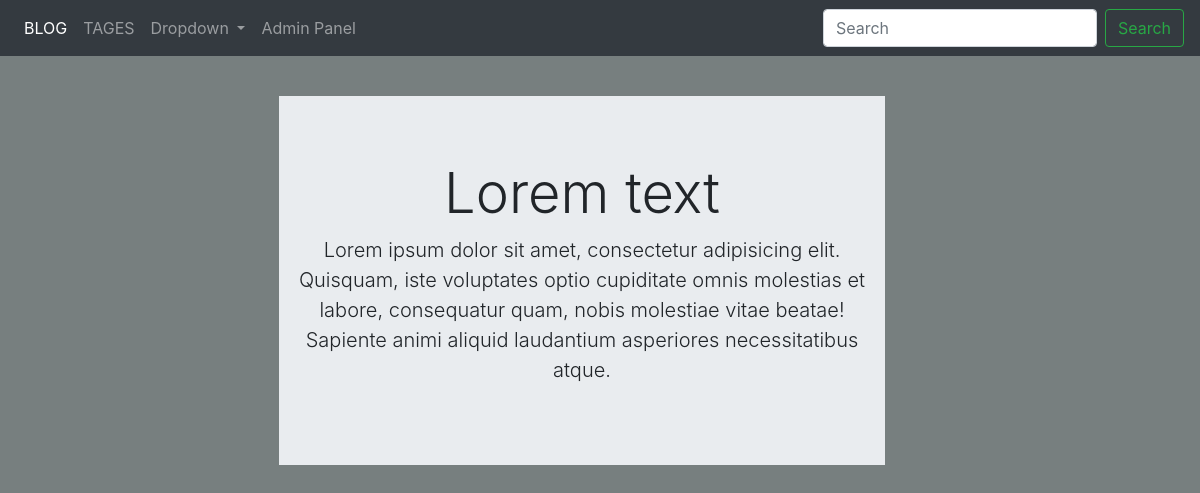
/post/lorem-text-1546334017/, run on the app's committed database.
### blog/models.py (models this page shows, shortened)
class Post(models.Model):
    title = models.CharField(max_length = 200, db_index = True)
    slug = models.SlugField(max_length=150, blank=True, unique = True)
    body = models.TextField(blank=True, db_index=True)
    date = models.DateField(auto_now_add=True)
    tag = models.ManyToManyField('Tag', blank=True, related_name='posts')
    class Meta:
        ordering = ['-date']

### blog/views.py (the view)
# urls.py: path('post/<str:slug>/', PostDetail.as_view(), name='post_datayl_url'),
class PostDetail(ObjectDetailMixin, View):
	model = Post
	template = 'blog/post_datayl.html'

### blog/utils.py (called while the page is built)
	def get(self, request, slug):
		obj = get_object_or_404(self.model, slug__iexact=slug)
		return render(request, self.template, context={self.model.__name__.lower(): obj, 'admin_object': obj, 'detayl': True})

### blog/templates/blog/post_datayl.html (shortened to what this page needs)
{% extends "blog/base_blog.html" %}
{% block content %}
	<div class="jumbotron jumbotron-fluid">
		<div class="container">
			<h1 class="display-4">{{post.title}}</h1>
			<p class="lead">{{post.body}}</p>
		</div>
	</div>
{% endblock content %}

### static/css/style.css (style rules this page uses)
body { background-color: #777f7f; padding-top: 3%; text-align: center; }

### data on the page
Post: title "Lorem text", body "Lorem ipsum dolor sit amet, consectetur adipisicing elit. Quisquam, iste voluptates optio cupiditate omnis molestias et labore, consequatur quam, nobis molestiae vitae beatae! Sapiente animi aliquid laudantium asperiores necessitatibus atque."
